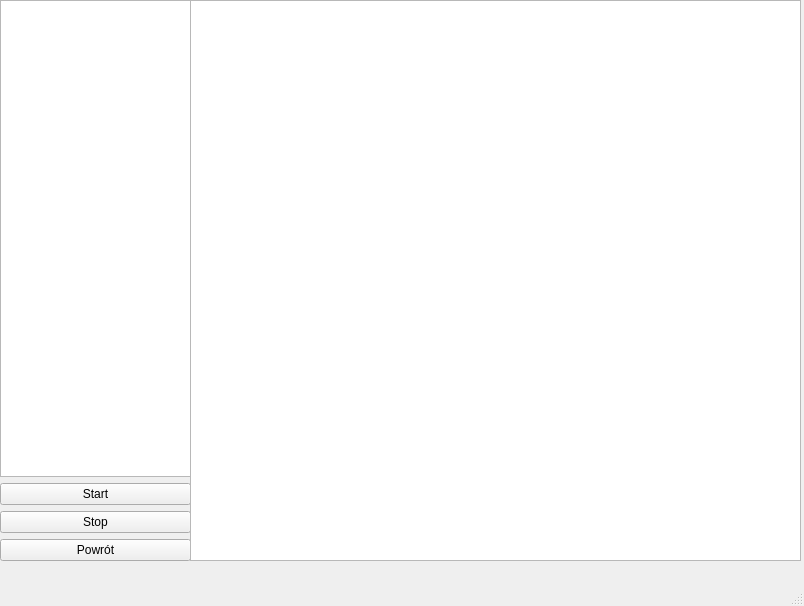
<?xml version="1.0" encoding="UTF-8"?>
<ui version="4.0">
 <class>MainWindow</class>
 <widget class="QMainWindow" name="MainWindow">
  <property name="geometry">
   <rect>
    <x>0</x>
    <y>0</y>
    <width>804</width>
    <height>606</height>
   </rect>
  </property>
  <property name="windowTitle">
   <string>MainWindow</string>
  </property>
  <widget class="QWidget" name="centralwidget">
   <widget class="QStackedWidget" name="stackedWidget">
    <property name="geometry">
     <rect>
      <x>0</x>
      <y>0</y>
      <width>801</width>
      <height>581</height>
     </rect>
    </property>
    <property name="currentIndex">
     <number>5</number>
    </property>
    <widget class="QWidget" name="mainMenuPage">
     <widget class="QWidget" name="verticalLayoutWidget">
      <property name="geometry">
       <rect>
        <x>0</x>
        <y>0</y>
        <width>814</width>
        <height>561</height>
       </rect>
      </property>
      <layout class="QVBoxLayout" name="verticalLayout">
       <property name="spacing">
        <number>0</number>
       </property>
       <property name="leftMargin">
        <number>300</number>
       </property>
       <property name="topMargin">
        <number>100</number>
       </property>
       <property name="rightMargin">
        <number>300</number>
       </property>
       <property name="bottomMargin">
        <number>100</number>
       </property>
       <item>
        <widget class="QLabel" name="mainTitle">
         <property name="maximumSize">
          <size>
           <width>300</width>
           <height>50</height>
          </size>
         </property>
         <property name="font">
          <font>
           <pointsize>26</pointsize>
          </font>
         </property>
         <property name="text">
          <string>Menu główne</string>
         </property>
        </widget>
       </item>
       <item>
        <widget class="QPushButton" name="fillDataButton">
         <property name="text">
          <string>Uzupełnij dane</string>
         </property>
        </widget>
       </item>
       <item>
        <widget class="QPushButton" name="moveToAlgotythmsButton">
         <property name="text">
          <string>Przejdź do komiwojażera</string>
         </property>
        </widget>
       </item>
       <item>
        <widget class="QPushButton" name="exitButton">
         <property name="text">
          <string>Wyjdź</string>
         </property>
        </widget>
       </item>
      </layout>
     </widget>
    </widget>
    <widget class="QWidget" name="mainDataPage">
     <widget class="QWidget" name="verticalLayoutWidget_2">
      <property name="geometry">
       <rect>
        <x>0</x>
        <y>0</y>
        <width>801</width>
        <height>561</height>
       </rect>
      </property>
      <layout class="QVBoxLayout" name="verticalLayout_2">
       <property name="spacing">
        <number>0</number>
       </property>
       <property name="leftMargin">
        <number>300</number>
       </property>
       <property name="topMargin">
        <number>100</number>
       </property>
       <property name="rightMargin">
        <number>300</number>
       </property>
       <property name="bottomMargin">
        <number>100</number>
       </property>
       <item>
        <widget class="QPushButton" name="autoFillDataButton">
         <property name="text">
          <string>Generowanie automatyczne</string>
         </property>
        </widget>
       </item>
       <item>
        <widget class="QPushButton" name="manualFillDataButton">
         <property name="text">
          <string>Ręczne wprowadzanie danych</string>
         </property>
        </widget>
       </item>
       <item>
        <widget class="QPushButton" name="backButton">
         <property name="text">
          <string>Powrót</string>
         </property>
        </widget>
       </item>
      </layout>
     </widget>
    </widget>
    <widget class="QWidget" name="autoFillDataPage">
     <widget class="QWidget" name="verticalLayoutWidget_3">
      <property name="geometry">
       <rect>
        <x>0</x>
        <y>0</y>
        <width>801</width>
        <height>561</height>
       </rect>
      </property>
      <layout class="QVBoxLayout" name="verticalLayout_3">
       <property name="spacing">
        <number>0</number>
       </property>
       <property name="leftMargin">
        <number>300</number>
       </property>
       <property name="topMargin">
        <number>100</number>
       </property>
       <property name="rightMargin">
        <number>300</number>
       </property>
       <property name="bottomMargin">
        <number>100</number>
       </property>
       <item>
        <widget class="QLabel" name="label">
         <property name="maximumSize">
          <size>
           <width>300</width>
           <height>50</height>
          </size>
         </property>
         <property name="text">
          <string>Wprowadź ilość punktów</string>
         </property>
        </widget>
       </item>
       <item>
        <widget class="QLineEdit" name="pointsNumber">
         <property name="inputMask">
          <string/>
         </property>
         <property name="text">
          <string/>
         </property>
        </widget>
       </item>
       <item>
        <widget class="QPushButton" name="generateButton">
         <property name="text">
          <string>Generuj</string>
         </property>
        </widget>
       </item>
       <item>
        <widget class="QPushButton" name="backButton_2">
         <property name="text">
          <string>Powrót</string>
         </property>
        </widget>
       </item>
      </layout>
     </widget>
    </widget>
    <widget class="QWidget" name="manualFillDataPage">
     <widget class="QWidget" name="gridLayoutWidget">
      <property name="geometry">
       <rect>
        <x>0</x>
        <y>0</y>
        <width>371</width>
        <height>281</height>
       </rect>
      </property>
      <layout class="QGridLayout" name="gridLayout">
       <item row="1" column="1">
        <widget class="QLineEdit" name="yInput"/>
       </item>
       <item row="1" column="0">
        <widget class="QLineEdit" name="xInput"/>
       </item>
       <item row="0" column="0">
        <widget class="QLabel" name="label_2">
         <property name="maximumSize">
          <size>
           <width>16777215</width>
           <height>60</height>
          </size>
         </property>
         <property name="font">
          <font>
           <pointsize>48</pointsize>
          </font>
         </property>
         <property name="text">
          <string>X</string>
         </property>
         <property name="alignment">
          <set>Qt::AlignCenter</set>
         </property>
        </widget>
       </item>
       <item row="0" column="1">
        <widget class="QLabel" name="label_3">
         <property name="maximumSize">
          <size>
           <width>16777215</width>
           <height>60</height>
          </size>
         </property>
         <property name="font">
          <font>
           <pointsize>48</pointsize>
          </font>
         </property>
         <property name="text">
          <string>Y</string>
         </property>
         <property name="alignment">
          <set>Qt::AlignCenter</set>
         </property>
        </widget>
       </item>
      </layout>
     </widget>
     <widget class="QListWidget" name="listWidget">
      <property name="geometry">
       <rect>
        <x>370</x>
        <y>0</y>
        <width>431</width>
        <height>561</height>
       </rect>
      </property>
     </widget>
     <widget class="QWidget" name="verticalLayoutWidget_4">
      <property name="geometry">
       <rect>
        <x>0</x>
        <y>280</y>
        <width>371</width>
        <height>281</height>
       </rect>
      </property>
      <layout class="QVBoxLayout" name="verticalLayout_4">
       <property name="leftMargin">
        <number>100</number>
       </property>
       <property name="topMargin">
        <number>100</number>
       </property>
       <property name="rightMargin">
        <number>100</number>
       </property>
       <property name="bottomMargin">
        <number>100</number>
       </property>
       <item>
        <widget class="QPushButton" name="addButton">
         <property name="text">
          <string>Dodaj</string>
         </property>
        </widget>
       </item>
       <item>
        <widget class="QPushButton" name="backButton_3">
         <property name="text">
          <string>Powrót</string>
         </property>
        </widget>
       </item>
      </layout>
     </widget>
    </widget>
    <widget class="QWidget" name="algorythmsChoosePage">
     <widget class="QWidget" name="verticalLayoutWidget_5">
      <property name="geometry">
       <rect>
        <x>0</x>
        <y>0</y>
        <width>803</width>
        <height>561</height>
       </rect>
      </property>
      <layout class="QVBoxLayout" name="verticalLayout_5">
       <property name="spacing">
        <number>0</number>
       </property>
       <property name="leftMargin">
        <number>300</number>
       </property>
       <property name="topMargin">
        <number>100</number>
       </property>
       <property name="rightMargin">
        <number>300</number>
       </property>
       <property name="bottomMargin">
        <number>100</number>
       </property>
       <item>
        <widget class="QLabel" name="label_4">
         <property name="maximumSize">
          <size>
           <width>300</width>
           <height>100</height>
          </size>
         </property>
         <property name="font">
          <font>
           <pointsize>18</pointsize>
          </font>
         </property>
         <property name="text">
          <string>Wybór algorytmów</string>
         </property>
         <property name="alignment">
          <set>Qt::AlignCenter</set>
         </property>
        </widget>
       </item>
       <item>
        <widget class="QPushButton" name="pushButton">
         <property name="text">
          <string>Algorytm 1</string>
         </property>
        </widget>
       </item>
       <item>
        <widget class="QPushButton" name="pushButton_2">
         <property name="text">
          <string>Algorytm 2</string>
         </property>
        </widget>
       </item>
       <item>
        <widget class="QPushButton" name="pushButton_3">
         <property name="text">
          <string>Algorytm 3</string>
         </property>
        </widget>
       </item>
       <item>
        <widget class="QPushButton" name="pushButton_4">
         <property name="text">
          <string>Algorytm 4</string>
         </property>
        </widget>
       </item>
       <item>
        <widget class="QPushButton" name="pushButton_5">
         <property name="text">
          <string>Włącz wszystkie i porównaj</string>
         </property>
        </widget>
       </item>
       <item>
        <widget class="QPushButton" name="backButton_4">
         <property name="text">
          <string>Powrót</string>
         </property>
        </widget>
       </item>
      </layout>
     </widget>
    </widget>
    <widget class="QWidget" name="visualizationPage">
     <widget class="QWidget" name="verticalLayoutWidget_6">
      <property name="geometry">
       <rect>
        <x>0</x>
        <y>0</y>
        <width>191</width>
        <height>561</height>
       </rect>
      </property>
      <layout class="QVBoxLayout" name="verticalLayout_6">
       <item>
        <widget class="QListWidget" name="valueList"/>
       </item>
       <item>
        <widget class="QPushButton" name="startButton">
         <property name="text">
          <string>Start</string>
         </property>
        </widget>
       </item>
       <item>
        <widget class="QPushButton" name="stopButton">
         <property name="text">
          <string>Stop</string>
         </property>
        </widget>
       </item>
       <item>
        <widget class="QPushButton" name="backButton_5">
         <property name="text">
          <string>Powrót</string>
         </property>
        </widget>
       </item>
      </layout>
     </widget>
     <widget class="QListView" name="listView_2">
      <property name="geometry">
       <rect>
        <x>190</x>
        <y>0</y>
        <width>611</width>
        <height>561</height>
       </rect>
      </property>
     </widget>
    </widget>
   </widget>
  </widget>
  <widget class="QMenuBar" name="menubar">
   <property name="geometry">
    <rect>
     <x>0</x>
     <y>0</y>
     <width>804</width>
     <height>21</height>
    </rect>
   </property>
  </widget>
  <widget class="QStatusBar" name="statusbar"/>
 </widget>
 <resources/>
 <connections/>
</ui>
